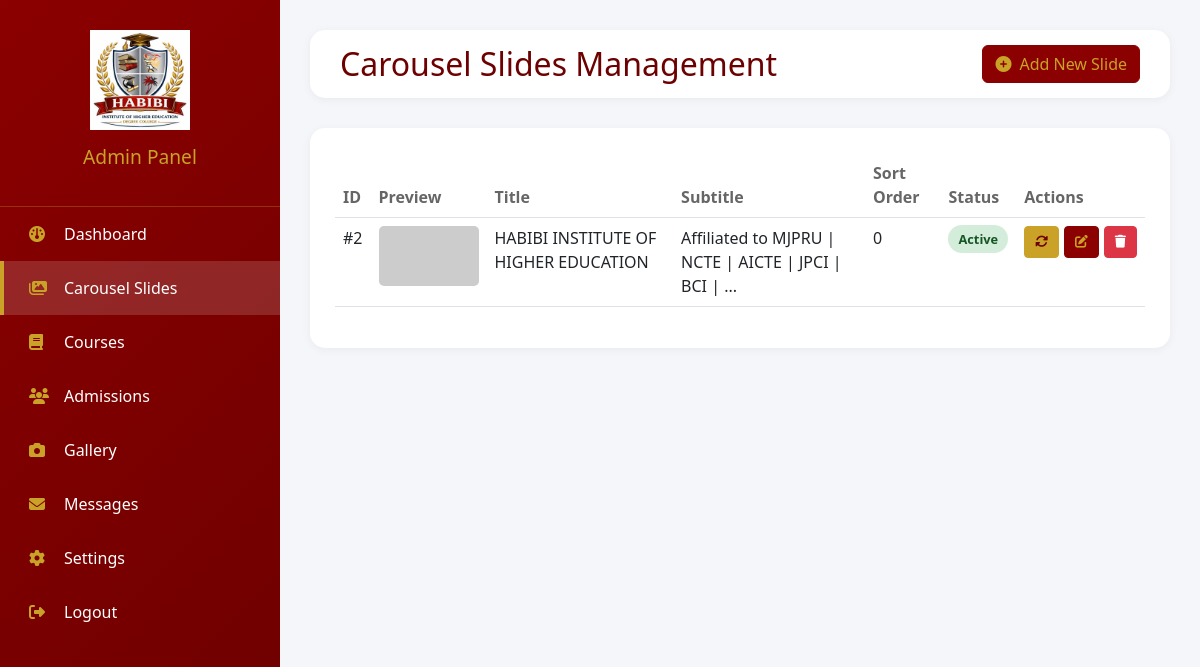
Screenshot of /admin/carousel.php (signed in) with the database file from the repository.
### tables this page shows
CREATE TABLE `carousel_slides` (
  `id` int(11) NOT NULL,
  `title` varchar(200) NOT NULL,
  `subtitle` text DEFAULT NULL,
  `image_path` varchar(255) DEFAULT NULL,
  `button1_text` varchar(50) DEFAULT NULL,
  `button1_link` varchar(255) DEFAULT NULL,
  `button2_text` varchar(50) DEFAULT NULL,
  `button2_link` varchar(255) DEFAULT NULL,
  `status` tinyint(4) DEFAULT 1,
  `sort_order` int(11) DEFAULT 0,
  `created_at` timestamp NOT NULL DEFAULT current_timestamp()
);

### admin/carousel.php (the view, shortened to what this page needs)
<?php
require_once '../includes/config.php';
$action = isset($_GET['action']) ? $_GET['action'] : 'list';
$slides = $pdo->query("SELECT * FROM carousel_slides ORDER BY sort_order ASC, id DESC")->fetchAll();
?>
<!DOCTYPE html>
<html lang="en">
<head>
    <link href="https://cdn.jsdelivr.net/npm/bootstrap@5.3.0/dist/css/bootstrap.min.css" rel="stylesheet">
    <link rel="stylesheet" href="https://cdnjs.cloudflare.com/ajax/libs/font-awesome/6.4.0/css/all.min.css">
</head>
<body>
    <div class="wrapper">
        <div class="sidebar">
            <div class="sidebar-header">
                <img src="../assets/img/logo.png" alt="Habibi Institute" onerror="this.src='https://via.placeholder.com/100x100/8B0000/FFFFFF?text=HABIBI'">
                <h3>Admin Panel</h3>
            </div>
            <div class="sidebar-menu">
                <a href="dashboard.php"><i class="fas fa-dashboard"></i> Dashboard</a>
                <a href="carousel.php" class="active"><i class="fas fa-images"></i> Carousel Slides</a>
                <a href="courses.php"><i class="fas fa-book"></i> Courses</a>
                <a href="admissions.php"><i class="fas fa-users"></i> Admissions</a>
                <a href="gallery.php"><i class="fas fa-camera"></i> Gallery</a>
                <a href="messages.php"><i class="fas fa-envelope"></i> Messages</a>
                <a href="settings.php"><i class="fas fa-cog"></i> Settings</a>
                <a href="logout.php"><i class="fas fa-sign-out-alt"></i> Logout</a>
            </div>
        </div>
        <div class="main-content">
            <div class="top-nav">
                <div class="page-title">
                    <h2>Carousel Slides Management</h2>
                </div>
                <div>
                    <a href="?action=add" class="btn btn-primary">
                        <i class="fas fa-plus-circle me-2"></i>Add New Slide
                    </a>
                </div>
            </div>
            <div class="content-card">
                <?php if($action == 'list'): ?>
                    <div class="table-responsive">
                        <table class="table table-hover">
                            <thead>
                                <tr>
                                    <th>ID</th>
                                    <th>Preview</th>
                                    <th>Title</th>
                                    <th>Subtitle</th>
                                    <th>Sort Order</th>
                                    <th>Status</th>
                                    <th>Actions</th>
                                </tr>
                            </thead>
                            <tbody>
                                <?php foreach($slides as $slide): ?>
                                <tr>
                                    <td>#<?php echo $slide['id']; ?></td>
                                    <td>
                                        <?php if(!empty($slide['image_path'])): ?>
                                        <img src="<?php echo '../' . $slide['image_path']; ?>" class="preview-image" onerror="this.src='https://via.placeholder.com/100x60/8B0000/FFFFFF?text=No+Image'">
                                        <?php else: ?>
                                        <span class="text-muted">No image</span>
                                        <?php endif; ?>
                                    </td>
                                    <td><?php echo htmlspecialchars($slide['title']); ?></td>
                                    <td><?php echo htmlspecialchars(substr($slide['subtitle'] ?? '', 0, 50)) . '...'; ?></td>
                                    <td><?php echo $slide['sort_order']; ?></td>
                                    <td>
                                        <span class="status-badge <?php echo $slide['status'] ? 'status-active' : 'status-inactive'; ?>">
                                            <?php echo $slide['status'] ? 'Active' : 'Inactive'; ?>
                                        </span>
                                    </td>
                                    <td>
                                        <div class="action-btns">
                                            <a href="?action=toggle&id=<?php echo $slide['id']; ?>" class="btn btn-sm btn-warning" title="Toggle Status">
                                                <i class="fas fa-sync-alt"></i>
                                            </a>
                                            <a href="?action=edit&id=<?php echo $slide['id']; ?>" class="btn btn-sm btn-primary">
                                                <i class="fas fa-edit"></i>
                                            </a>
                                            <a href="?action=delete&id=<?php echo $slide['id']; ?>" class="btn btn-sm btn-danger" onclick="return confirm('Are you sure you want to delete this slide?')">
                                                <i class="fas fa-trash"></i>
                                            </a>
                                        </div>
                                    </td>
                                </tr>
                                <?php endforeach; ?>
                            </tbody>
                        </table>
                    </div>
                <?php endif; ?>
            </div>
        </div>
    </div>
</body>
</html>

### admin/carousel.php (style rules this page uses)
* { margin: 0; padding: 0; box-sizing: border-box; }
body { background: #f4f6f9; font-family: 'Segoe UI', Tahoma, Geneva, Verdana, sans-serif; }
.wrapper { display: flex; }
.sidebar { width: 280px; background: linear-gradient(135deg, #8B0000, #6D0000); min-height: 100vh; position: fixed; left: 0; top: 0; z-index: 1000; }
.sidebar-header { padding: 30px 20px; text-align: center; border-bottom: 1px solid rgba(201, 162, 39, 0.3); }
.sidebar-header img { width: 100px; margin-bottom: 15px; }
.sidebar-header h3 { color: #C9A227; font-size: 1.2rem; }
.sidebar-menu a { display: flex; align-items: center; padding: 15px 25px; color: #fff; text-decoration: none; transition: all 0.3s; border-left: 4px solid transparent; }
.sidebar-menu a i { width: 25px; margin-right: 10px; color: #C9A227; }
.sidebar-menu a.active { background: rgba(255,255,255,0.15); border-left-color: #C9A227; }
.main-content { flex: 1; margin-left: 280px; padding: 30px; }
.top-nav { background: white; padding: 15px 30px; border-radius: 15px; box-shadow: 0 2px 10px rgba(0,0,0,0.05); margin-bottom: 30px; display: flex; justify-content: space-between; align-items: center; }
.page-title h2 { color: #6D0000; margin: 0; }
.content-card { background: white; border-radius: 15px; padding: 25px; box-shadow: 0 2px 10px rgba(0,0,0,0.05); }
.btn-primary { background: #8B0000; border-color: #8B0000; color: #C9A227; }
.btn-warning { background: #C9A227; border-color: #C9A227; color: #6D0000; }
.table th { border-top: none; color: #666; font-weight: 600; }
.preview-image { width: 100px; height: 60px; object-fit: cover; border-radius: 5px; }
.status-badge { padding: 5px 10px; border-radius: 30px; font-size: 0.8rem; font-weight: 600; }
.status-active { background: #d4edda; color: #155724; }
.action-btns { display: flex; gap: 5px; }
.action-btns .btn { padding: 5px 10px; font-size: 0.8rem; }

### rows the page displays
carousel_slides: id "2", title "HABIBI INSTITUTE OF HIGHER EDUCATION", subtitle "Affiliated to MJPRU | NCTE | AICTE | JPCI | BCI |", sort_order "0", status "Active"
